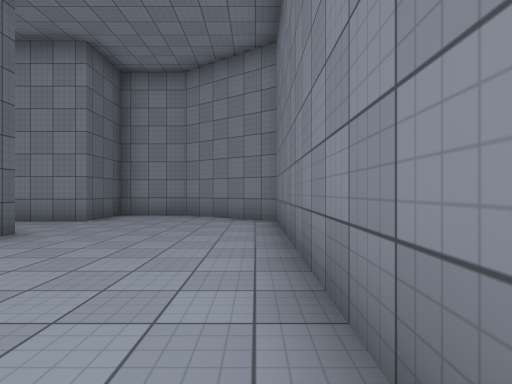
view 1 (above)

16 first-person views from a walk through a Unity game level. The camera is 1.3 m above the floor, looks level and sees 80° across. The floor is counted in squares, 2 m on a side. Each view is taken from the middle of a square. On the plan, view 1 faces up. The plan holds only what a view shows up to about 10 squares ahead; the rest is blank. The place goes on beyond the plan. The player character is not drawn. Some surface patterns are stand-ins.

view 2
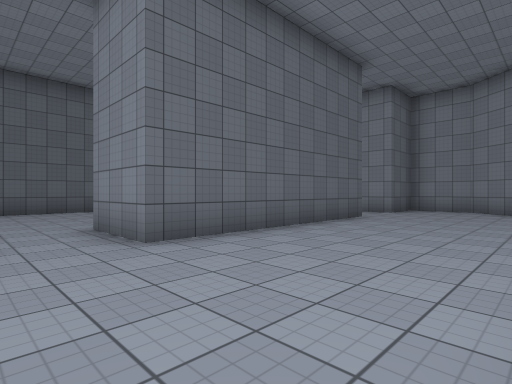

view 3
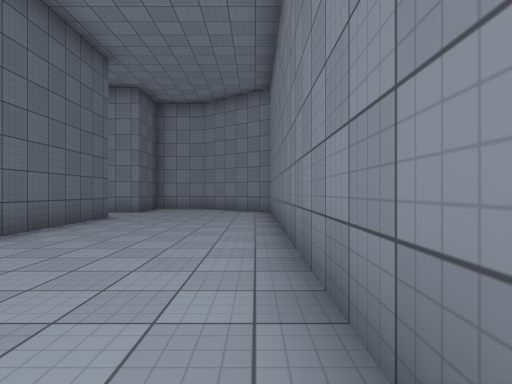

view 4
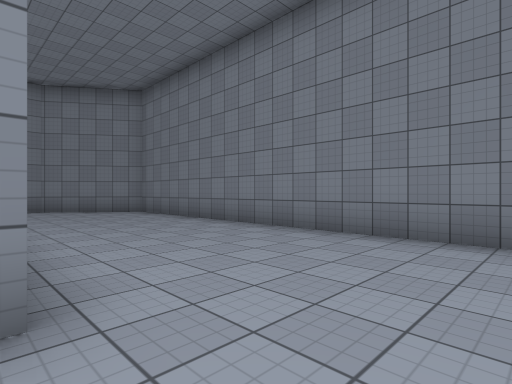

view 5
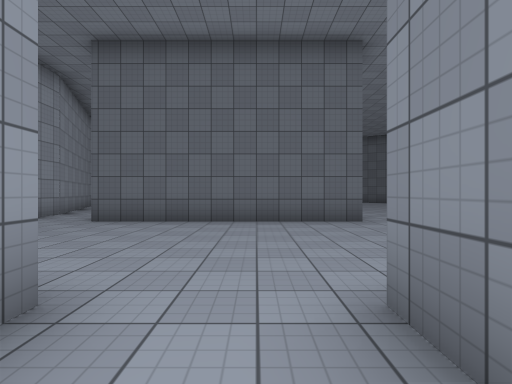

view 6
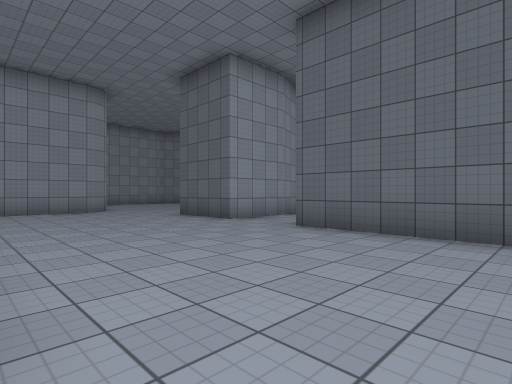

view 7
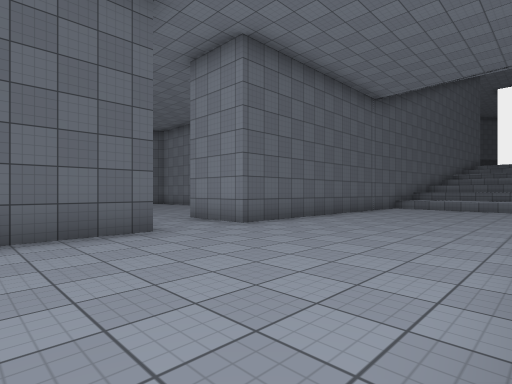

view 8
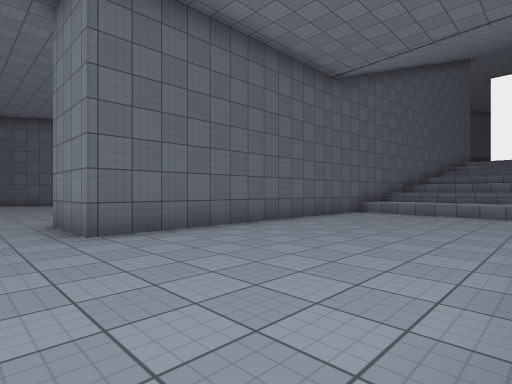

view 9
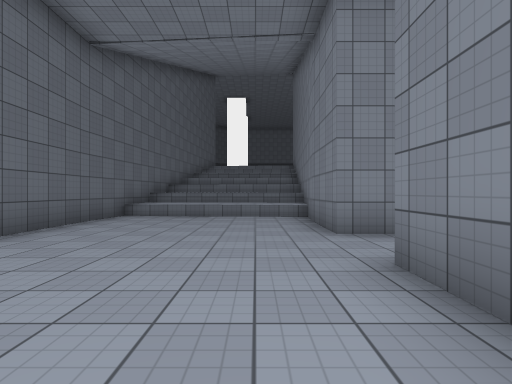

view 10
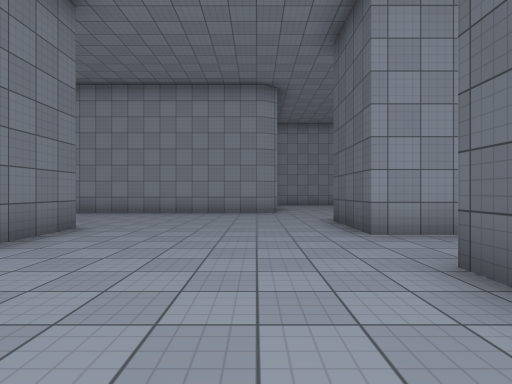

view 11
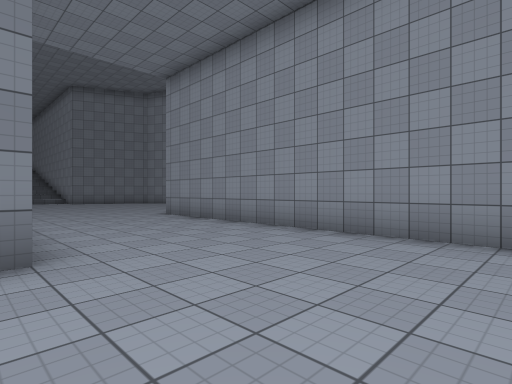

view 12
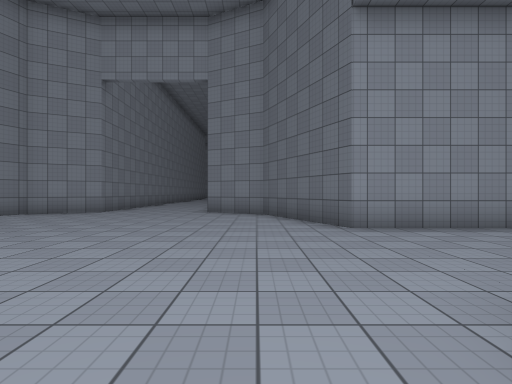

view 13
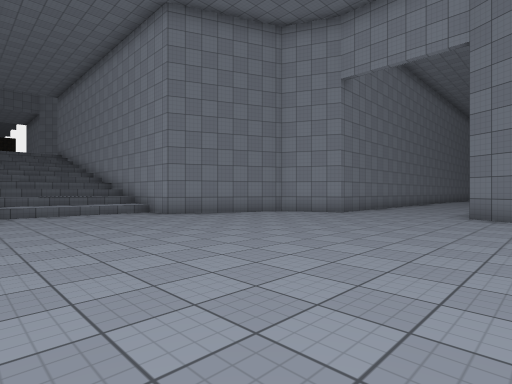

view 14
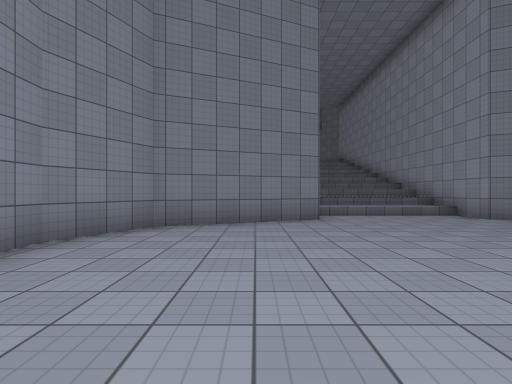

view 15
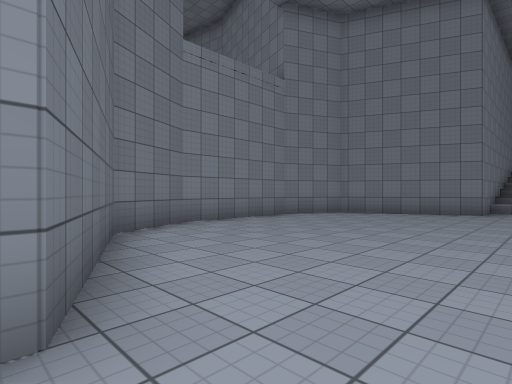

view 16
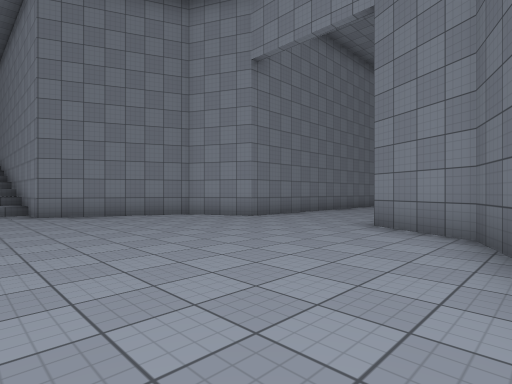

### Floor plan
Key: @ floor where view 1 was taken; # wall or solid block; . floor; / step, stairs or slope; ^ raised ledge.
Columns run from 18 left of view 1 to 13 right of it. Each row starts with its distance up from view 1.
 13           ^^
 12        #^^^^^#
 11        #^^^^^
 10        #..^^^
  9        #.....#####
  8        #.....##..##
  7        #.....##...##
  6        #...........#
  5        #...........#
  4        #.....##....#
  3 .....###..... #....#
  2 ............. #....#
  1      ........ #....#
  0        #..... #...@#
 -1        #.....##....#
 -2        #...........#
 -3        #...........#
 -4        #.....#     ########
 -5        #.....     ##......#
 -6       .......     #.......##
 -7      ........#   ##........#
 -8     ####.....#   #.........####
 -9        #.....................//
-10        #.....................//
-11        ......................//
-12        ......................//
-13        .##########.........#####
-14                  ##........#
-15                   #.......##
-16                   ##......#
-17                    ##...###
-18                      ...#
-19                      ...#

Positions as (right, up) in squares from view 1, and headings:
1: (0, 0), facing up
2: (0, -3), facing up-left
3: (0, -3), facing up
4: (-4, -3), facing up-right
5: (-4, -2), facing left
6: (-6, -2), facing down-left
7: (-6, -2), facing up-left
8: (-6, 1), facing up-left
9: (-7, 2), facing up
10: (-9, -3), facing down
11: (-9, -8), facing down-right
12: (1, -7), facing down
13: (1, -8), facing down-right
14: (2, -7), facing right
15: (-1, -10), facing up-right
16: (0, -11), facing down-right
